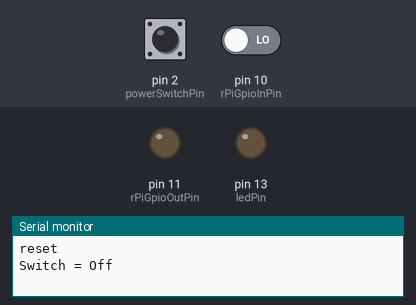
A sketch run on a simulated Arduino Uno, built with avr-gcc and run on an emulated ATmega328P. Parts: output pins drawn as LEDs (lit = HIGH), the last lines printed to the serial monitor. Dashed ring = blinking. The inputs (shaded band) are chosen by the test bench; at power-on: pin 2 (powerSwitchPin) HIGH, pin 10 (rPiGpioInPin) LOW. Pins used as bus, display or sensor lines are not drawn.

Above: at 1.8 s.
1.9 s: pin 2 (powerSwitchPin) pulled LOW for 0.15 s
At 4.4 s:
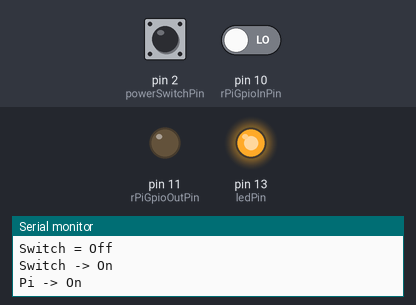
5.0 s: pin 10 (rPiGpioInPin) driven HIGH
At 5.22 s:
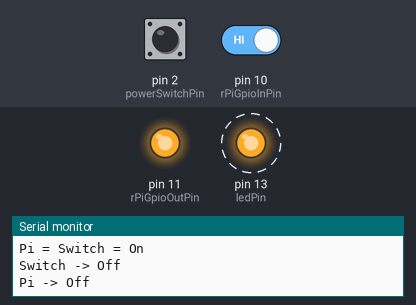
8.0 s: pin 10 (rPiGpioInPin) driven LOW
11.0 s: pin 2 (powerSwitchPin) pulled LOW for 3.2 s
Timing chart, 0 to 16.7 s (numbered marks = the images above; inputs shaded):
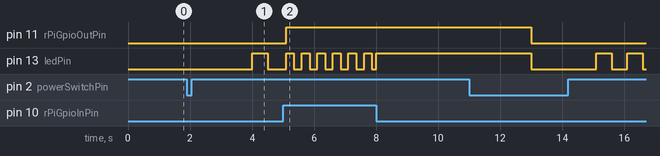

The sketch:

ArSwitch.ino
```cpp
// Connected to power toggle switch with pull-up resistor.
// HIGH = Power off, LOW = Power on.
const int powerSwitchPin = 2;

// Connected to MOSFET with pull-down resistor.
// LOW = Pi off, HIGH = Pi on.
const int powerSignalPin = 9;

// Connected to Pi Gpio set as input
// Set to HIGH to signal PiSwitch to halt the Pi.
const int rPiGpioOutPin = 11;

// Connected to Pi Gpio set as output
// Set HIGH by pi when it's powered and PiSwitch is running.
const int rPiGpioInPin = 10;

// LED will flash while we're doing 'stuff'
const int ledPin = 13;
const long switchOnLedBlinkInterval = 500;
const long switchOffLedBlinkInterval = 250;

int ledState;
unsigned long lastLedBlinkMillis;

int expectedPiState;
int lastSwitchState;

void setup() {
    Serial.begin(9600);
    Serial.println("reset");
    delay(500);

    pinMode(powerSwitchPin, INPUT_PULLUP);
    pinMode(powerSignalPin, OUTPUT);
    pinMode(rPiGpioOutPin, OUTPUT);
    pinMode(rPiGpioInPin, INPUT);
    pinMode(ledPin, OUTPUT);

    // Set values.
    digitalWrite(powerSignalPin, LOW);
    digitalWrite(rPiGpioOutPin, LOW);

    expectedPiState = LOW;
    lastSwitchState = digitalRead(powerSwitchPin);

    Serial.println(lastSwitchState == HIGH ? "Switch = Off" : "Switch = On");
    delay(100);

    resetLed();
}

void loop() {
    // Check if power switch has been toggled.
    int currentPowerSwitchState = digitalRead(powerSwitchPin);

    if(currentPowerSwitchState != lastSwitchState) {
        Serial.println(currentPowerSwitchState == HIGH ? "Switch -> Off" : "Switch -> On");
        delay(100);

        lastSwitchState = currentPowerSwitchState;
    }

    // This equality looks weird. Caused by pull-up resistor on switch.
    if(expectedPiState == currentPowerSwitchState) {
        // Don't care what the Pi is doing at this point.
        if(currentPowerSwitchState == LOW) {
            switchOn();
        } else {
            switchOff();
        }

        resetLed();
    }
}

void resetLed() {
    digitalWrite(ledPin, LOW);
    ledState = LOW;
    lastLedBlinkMillis = 0;
}

void blinkLed(unsigned long ledBlinkInterval) {
    unsigned long currentMillis = millis();
    if(currentMillis - lastLedBlinkMillis > ledBlinkInterval) {
        // save the last time you blinked the LED
        lastLedBlinkMillis = currentMillis;

        // if the LED is off turn it on and vice-versa:
        if (ledState == LOW) {
            ledState = HIGH;
        } else {
            ledState = LOW;
        }

        // set the LED with the ledState of the variable:
        digitalWrite(ledPin, ledState);
    }
}

void switchOn() {
    Serial.println("Pi -> On");

    // Turn on the MOSFET.
    digitalWrite(powerSignalPin, HIGH);

    // Set the gpio out LOW as Pi will halt if it sees HIGH.
    digitalWrite(rPiGpioOutPin, LOW);

    // Wait for a bit so input settles
    delay(2000);

    // Wait for signal from Pi.
    while(digitalRead(rPiGpioInPin) == LOW) {
        blinkLed(switchOnLedBlinkInterval);
    }

    expectedPiState = HIGH;
    Serial.println("Pi = Switch = On");
}

void switchOff() {
    Serial.println("Pi -> Off");

    // Trigger Pi halt.
    // PiSwitch should be running and waiting for rPiGpioOutPin to be HIGH.
    digitalWrite(rPiGpioOutPin, HIGH);

    // Wait for signal to drop from Pi.
    while(digitalRead(rPiGpioInPin) == HIGH) {
        blinkLed(switchOffLedBlinkInterval);
    }

    // Set led on while we wait.
    digitalWrite(ledPin, HIGH);

    Serial.println("Mosfet off in 5s");
    delay(5000);

    // Turn off the MOSFET and Pi halt signal.
    digitalWrite(powerSignalPin, LOW);
    digitalWrite(rPiGpioOutPin, LOW);

    expectedPiState = LOW;
    Serial.println("Pi = Switch = Off");
}
```

Measured:
- after the input at 1.9 s, pin 13 (ledPin): LOW → HIGH after 2.1 s, → LOW 0.50 s later
- after the input at 5.0 s, pin 11 (rPiGpioOutPin): LOW → HIGH after 0.10 s; pin 13 (ledPin): alternates HIGH for 0.25 s and LOW for 0.25 s, starting after 0.10 s
